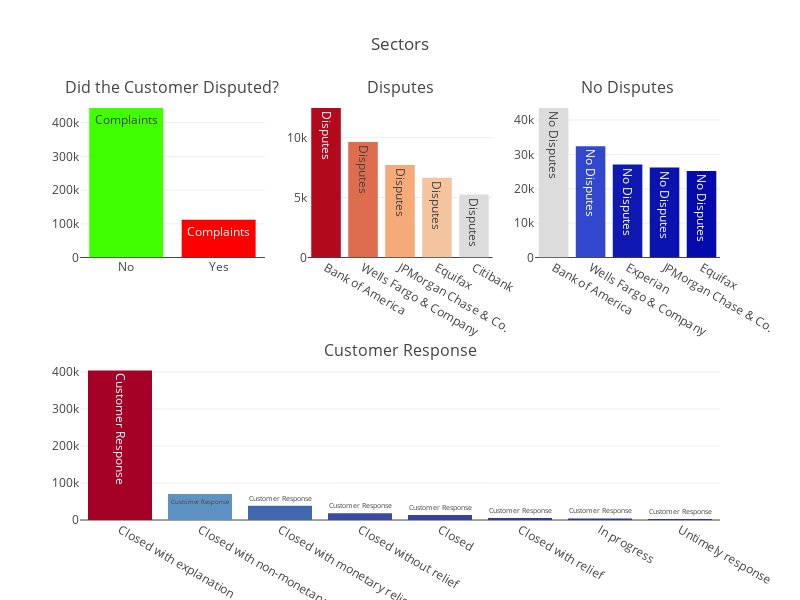

This figure's notebook cell:
### Code cell
# Top three subplots
total_complaints_plotly = go.Bar(
            x=disputed.index.values,
            y=disputed.values,
    text = 'Complaints',
    showlegend=False,
    marker=dict(
        color=['#40FF00', '#FF0000'])
    )

top5_disputes_plotly = go.Bar(
            x=top5_disputed.index.values,
            y=top5_disputed.values,
    text='Disputes',
    showlegend=False,
    marker=dict(
        color=top5_disputed.values,
        colorscale='Reds')
    )

top5_nodisputes_plotly = go.Bar(
            x=top5_nodispute.index.values,
            y=top5_nodispute.values,
    text='No Disputes',
    showlegend=False,
    marker=dict(
        color=top5_nodispute.values,
        colorscale='Blues')
    )

# Lower Subplot
customer_res_plotly = go.Bar(
            x=company_response.index.values,
            y=company_response.values,
    text='Customer Response',
    showlegend=False,
        marker=dict(
        color=df['company_response_to_consumer'].value_counts().values,
        colorscale = [[0.0, 'rgb(165,0,38)'], [0.1111111111111111, 'rgb(215,48,39)'], [0.2222222222222222, 'rgb(244,109,67)'], 
                      [0.3333333333333333, 'rgb(253,174,97)'], [0.4444444444444444, 'rgb(254,224,144)'], 
                      [0.5555555555555556, 'rgb(224,243,248)'], [0.6666666666666666, 'rgb(171,217,233)'], 
                      [0.7777777777777778, 'rgb(116,173,209)'], [0.8888888888888888, 'rgb(69,117,180)'], 
                      [1.0, 'rgb(49,54,149)']],
        reversescale = True
        )
)

fig = tls.make_subplots(rows=2, cols=3, specs=[[{}, {}, {}], [{'colspan': 3}, None, None]],
                          subplot_titles=('Did the Customer Disputed?',
                                          'Disputes',
                                         'No Disputes',
                                         'Customer Response'))

# First three Subplots
fig.append_trace(total_complaints_plotly, 1, 1)
fig.append_trace(top5_disputes_plotly , 1, 2)
fig.append_trace(top5_nodisputes_plotly , 1, 3)

# Lower Subplot
fig.append_trace(customer_res_plotly, 2, 1)



fig['layout'].update(showlegend=True, height=600, width=800, title='Sectors')
iplot(fig, filename='Complaints')

### Figure 1 — Plotly figure (JSON) as saved in the notebook; plotly's stock layout.template omitted (floating-point values rounded to 4 significant figures)
{"data": [{"marker": {"color": ["#40FF00", "#FF0000"]}, "showlegend": false, "text": "Complaints", "type": "bar", "x": ["No", "Yes"], "xaxis": "x1", "y": [443823, 112134], "yaxis": "y1"}, {"marker": {"color": [12480, 9644, 7716, 6647, 5245], "colorscale": "Reds"}, "showlegend": false, "text": "Disputes", "type": "bar", "x": ["Bank of America", "Wells Fargo & Company", "JPMorgan Chase & Co.", "Equifax", "Citibank"], "xaxis": "x2", "y": [12480, 9644, 7716, 6647, 5245], "yaxis": "y2"}, {"marker": {"color": [43518, 32380, 27014, 26165, 25181], "colorscale": "Blues"}, "showlegend": false, "text": "No Disputes", "type": "bar", "x": ["Bank of America", "Wells Fargo & Company", "Experian", "JPMorgan Chase & Co.", "Equifax"], "xaxis": "x3", "y": [43518, 32380, 27014, 26165, 25181], "yaxis": "y3"}, {"marker": {"color": [404293, 70237, 38262, 17909, 13399, 5305, 3763, 2789], "colorscale": [[0.0, "rgb(165,0,38)"], [0.1111, "rgb(215,48,39)"], [0.2222, "rgb(244,109,67)"], [0.3333, "rgb(253,174,97)"], [0.4444, "rgb(254,224,144)"], [0.5556, "rgb(224,243,248)"], [0.6667, "rgb(171,217,233)"], [0.7778, "rgb(116,173,209)"], [0.8889, "rgb(69,117,180)"], [1.0, "rgb(49,54,149)"]], "reversescale": true}, "showlegend": false, "text": "Customer Response", "type": "bar", "x": ["Closed with explanation", "Closed with non-monetary relief", "Closed with monetary relief", "Closed without relief", "Closed", "Closed with relief", "In progress", "Untimely response"], "xaxis": "x4", "y": [404293, 70237, 38262, 17909, 13399, 5305, 3763, 2789], "yaxis": "y4"}], "layout": {"annotations": [{"font": {"size": 16}, "showarrow": false, "text": "Did the Customer Disputed?", "x": 0.1444, "xanchor": "center", "xref": "paper", "y": 1.0, "yanchor": "bottom", "yref": "paper"}, {"font": {"size": 16}, "showarrow": false, "text": "Disputes", "x": 0.5, "xanchor": "center", "xref": "paper", "y": 1.0, "yanchor": "bottom", "yref": "paper"}, {"font": {"size": 16}, "showarrow": false, "text": "No Disputes", "x": 0.8556, "xanchor": "center", "xref": "paper", "y": 1.0, "yanchor": "bottom", "yref": "paper"}, {"font": {"size": 16}, "showarrow": false, "text": "Customer Response", "x": 0.5, "xanchor": "center", "xref": "paper", "y": 0.375, "yanchor": "bottom", "yref": "paper"}], "height": 600, "showlegend": true, "title": "Sectors", "width": 800, "xaxis1": {"anchor": "y1", "domain": [0.0, 0.2889]}, "xaxis2": {"anchor": "y2", "domain": [0.3556, 0.6444]}, "xaxis3": {"anchor": "y3", "domain": [0.7111, 1.0]}, "xaxis4": {"anchor": "y4", "domain": [0.0, 1.0]}, "yaxis1": {"anchor": "x1", "domain": [0.625, 1.0]}, "yaxis2": {"anchor": "x2", "domain": [0.625, 1.0]}, "yaxis3": {"anchor": "x3", "domain": [0.625, 1.0]}, "yaxis4": {"anchor": "x4", "domain": [0.0, 0.375]}}}
